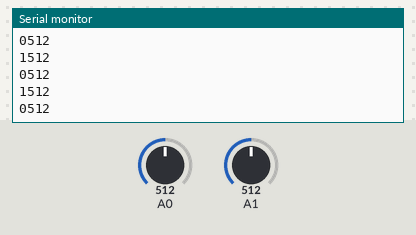
Bench run of a sketch on a simulated Arduino Uno, built with avr-gcc and run on an emulated ATmega328P. Parts: the last lines printed to the serial monitor. The test bench sets the inputs (shaded band); at power-on: A0 = 512, A1 = 512.

Above: at 1.2 s.
1.3 s: A0 set to 716
At 2.1 s:
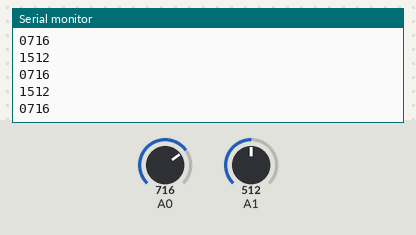
2.8 s: A1 set to 716
At 3.4 s:
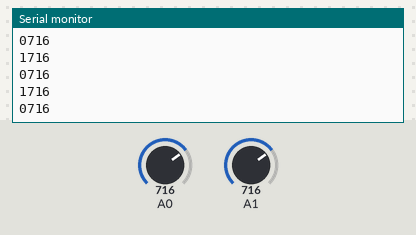
4.3 s: A0 set to 900
At 4.8 s:
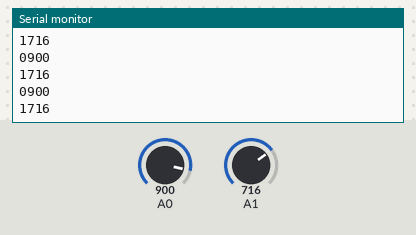
5.8 s: A1 set to 900
At 6.8 s:
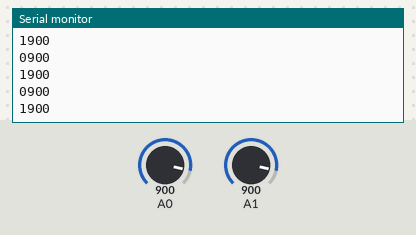
Timing chart, 0 to 8.3 s (numbered marks = the images above; inputs shaded):
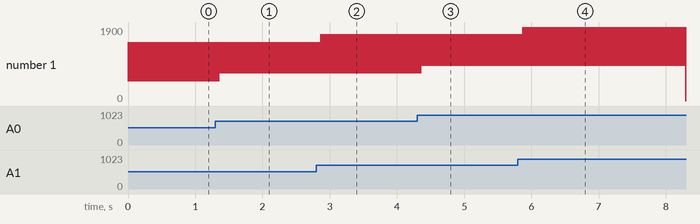

Measured:
- after the input at 1.3 s, the serial monitor: prints a new line after 0.06 s (image 1)
- after the input at 2.8 s, the serial monitor: prints a new line after 0.06 s (image 2)
- after the input at 4.3 s, the serial monitor: prints a new line after 0.07 s (image 3)
- after the input at 5.8 s, the serial monitor: prints a new line after 0.07 s (image 4)
- plotted number 1: 512 → 716 after the input at 1.3 s, 716 → 1716 after the input at 2.8 s

The sketch:

ArduinoEMGInterface.ino
```cpp
void setup() {
  // put your setup code here, to run once:
  Serial.begin(9600);
}

void loop() {
  // put your main code here, to run repeatedly:
  Serial.print('0');
  Serial.println(analogRead(0));
  Serial.print('1');
  Serial.println(analogRead(1));

  delay(10);
}
```
